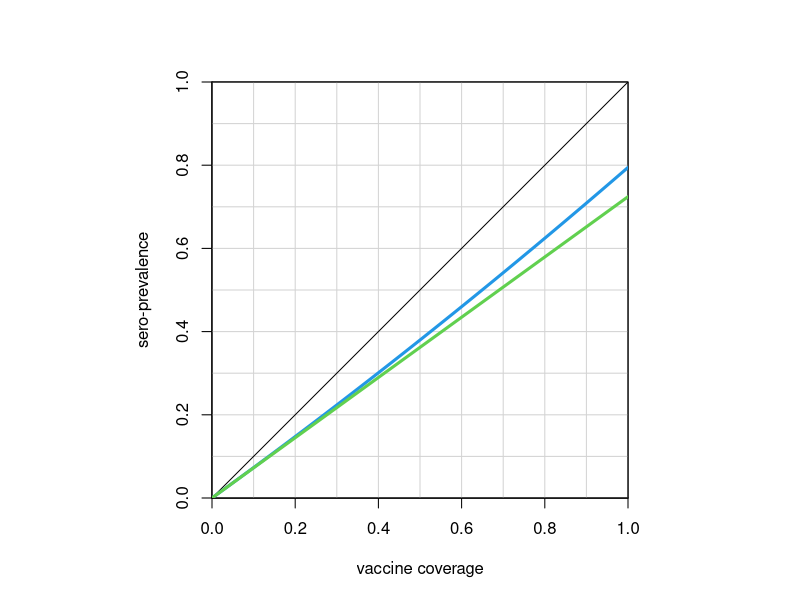
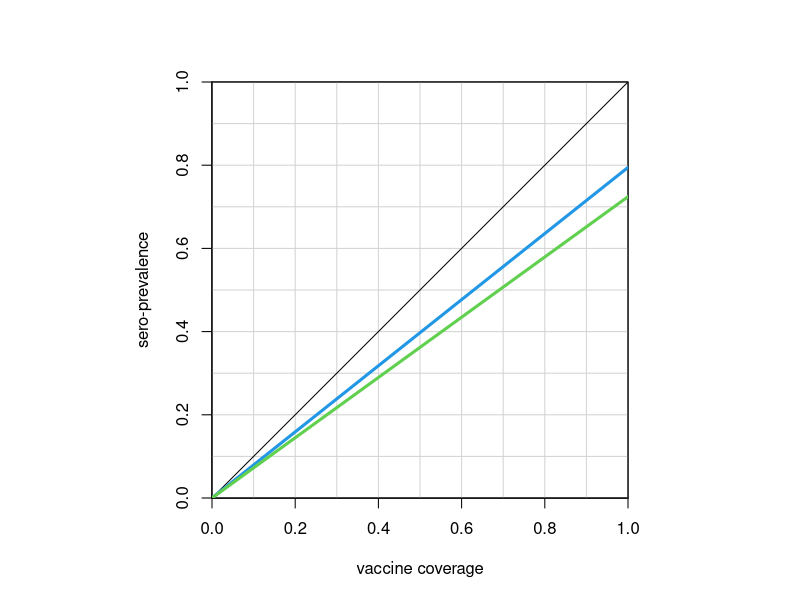
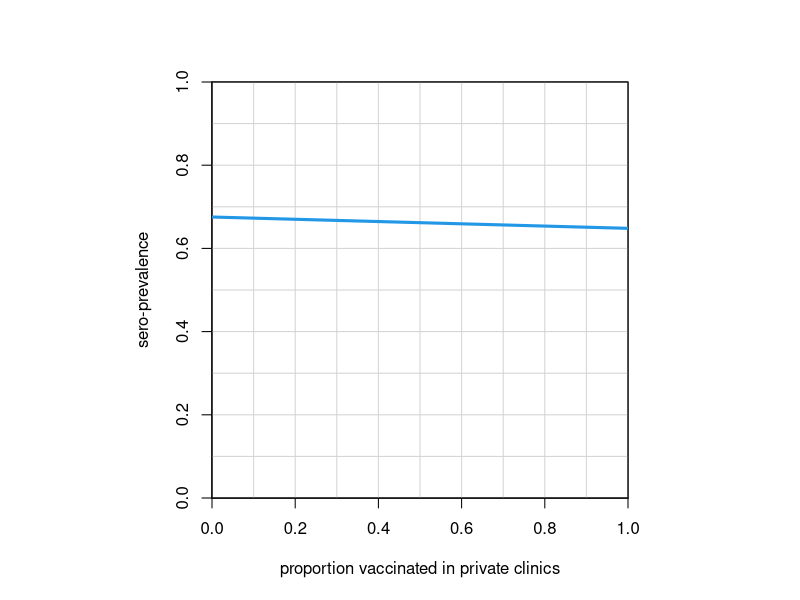

These figures' R source, in order:
## ---- chunk 1
knitr::opts_chunk$set(cache = TRUE)
## ---- chunk 2
protection1 <- function(t1, t2, t3, c1, c2, e1, e2, conditional = TRUE) {
  if (! conditional) {
    if (c2 > c1) stop("c2 cannot be greater than c1.")
    c2 <- c2 / c1
  }
  n <- 1 / t3
  one_dose <- ((t2 - t1) * c1 + (t3 - t2) * c1 * (1 - c2)) * n
  two_doses <- (t3 - t2) * c1 * c2 * n
  one_dose * e1 + two_doses * e2
}
## ---- chunk 3
protection1(t1 = 9 * 30,  # timing of the first dose (in days)
            t2 = 18 * 30, # timing of the second dose (in days)
            t3 = 5 * 365, # duration of the cohort (in days)
            c1 = .85,     # vaccine coverage first dose
            c2 = .85,     # vaccine coverage second dose | first dose
            e1 = .85,     # vaccine efficiency first dose
            e2 = .95)     # vaccine efficiency second dose
## ---- chunk 4
protection1(t1 = 9 * 30,  # timing of the first dose (in days)
            t2 = 18 * 30, # timing of the second dose (in days)
            t3 = 5 * 365, # duration of the cohort (in days)
            c1 = .85,     # vaccine coverage first dose
            c2 = .85,     # vaccine coverage second dose | first dose
            e1 = .85,     # vaccine efficiency first dose
            e2 = .95,     # vaccine efficiency second dose
            conditional = FALSE)
## ---- chunk 5
abline2 <- function(...) abline(..., col = "lightgrey")
lines2 <- function(...) lines(..., lwd = 3)

plot_square1 <- function(xlab = "vaccine coverage", ylab = "sero-prevalence") {
  opar <- par(pty = "s")
  plot(0, 0, type = "n", xlim = 0:1, ylim = 0:1, asp = 1, xaxs = "i", yaxs = "i",
       xlab = xlab, ylab = ylab)
  par(opar)
  abline2(v = seq(0, 1, .1))
  abline2(h = seq(0, 1, .1))
  box(bty = "o")
}

plot_layout <- function() {
  plot_square1()
  abline(0, 1)
}
## ---- chunk 6
prot1 <- function(t1 = 9 * 30,
                  t2 = 18 * 30,
                  t3 = 5 * 365,
                  c,
                  e1 = .85,
                  e2 = .95) {
  (t3 - t1) * e1 * c / t3 + (t3 - t2) * (e2 - e1) * c^2 / t3
}

# vaccine coverage values (x axis):
cov_val <- seq(0, 1, le = 500)

# layout of the plot:
plot_layout()

# sero-prevalences:
lines2(cov_val, prot1(c = cov_val, e2 = .95), col = 4)
lines2(cov_val, prot1(c = cov_val, e2 = .85), col = 3)
## ---- chunk 7
prot2 <- function(t1 = 9 * 30,
                  t2 = 18 * 30,
                  t3 = 5 * 365,
                  c,
                  e1 = .85,
                  e2 = .95) {
  ((t2 - t1) * e1 + (t3 - t2) * e2) * c / t3
}

# layout of the plot:
plot_layout()

# sero-prevalences:
lines2(cov_val, prot2(c = cov_val, e2 = .95), col = 4)
lines2(cov_val, prot2(c = cov_val, e2 = .85), col = 3)
## ---- chunk 8
sero_pr_publ_priv <- function(t1  = 9 * 30,  
                              t2  = 18 * 30,
                              t2p = 12 * 30,
                              t3  = 5 * 365, 
                              c1  = .85,     
                              c2  = .85,     
                              e1  = .85,
                              e2  = .95,
                              p) {
  ((1 - p) * ((t2 - t1) * c1 + (t3 - t2) * (c1 - c2)) * e1 + ((1 - p) * (t3 - t2) + p * (t3 - t2p)) * c2 * e2) / t3
}

p_private <- seq(0, 1, le = 500)
plot_square1(xlab = "proportion vaccinated in private clinics",
             ylab = "sero-prevalence")
lines2(p_private, sero_pr_publ_priv(p = p_private), col = 4)
